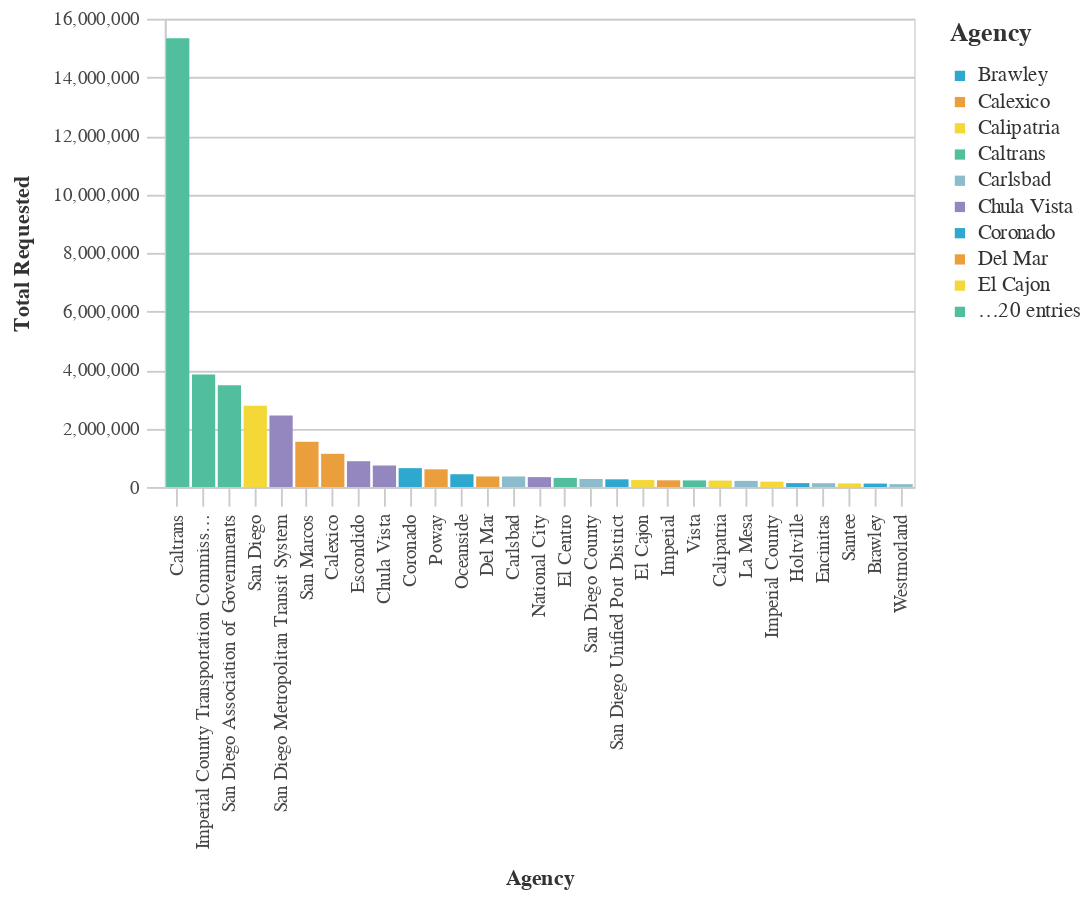

The code cell stored with this chart in its notebook:
### Markdown cell above
### Average Total Requested Funds by Agency ($2021)

### Code cell
#Bar chart Average Total Requested Funds by Agency
chart4=(_dla_utils.basic_bar_chart_no_save((((_dla_utils.calculate_data_all(df, 'adjusted_total_requested', 'primary_agency_name', aggfunc="mean"))
                          >>arrange(-_.adjusted_total_requested)).head(30)
                        ), 'primary_agency_name','adjusted_total_requested', 'primary_agency_name', district
                          
                       ))
    
display(chart4)

### Figure 1 — Vega-Lite specification as saved in the notebook (floating-point values rounded to 4 significant figures)
{"config": {"view": {"continuousWidth": 400, "continuousHeight": 300}, "axis": {"domainColor": "#cbcbcb", "grid": true, "gridColor": "#cbcbcb", "gridWidth": 1, "labelColor": "#474747", "labelFont": "Nunito Sans", "labelFontSize": 10, "labelPadding": 4, "tickColor": "#cbcbcb", "tickSize": 10, "titleColor": "#333", "titleFont": "Raleway", "titleFontSize": 12, "titlePadding": 10}, "axisBand": {"grid": false}, "background": "white", "font": "Raleway", "header": {"labelFont": "Nunito Sans", "titleFont": "Raleway"}, "legend": {"labelColor": "#333", "labelFont": "Nunito Sans", "labelFontSize": 11, "labelLimit": 0, "padding": 1, "symbolSize": 30, "symbolType": "square", "titleColor": "#333", "titleFont": "Raleway", "titleFontSize": 14, "titlePadding": 10}, "title": {"anchor": "middle", "font": "Raleway", "fontSize": 18, "fontWeight": 300, "offset": 20}}, "data": {"name": "data-3cb708342b4ee5bf2a633617df83d764"}, "mark": "bar", "encoding": {"color": {"field": "primary_agency_name", "legend": {"symbolLimit": 10, "title": "Agency"}, "scale": {"range": ["#2EA8CE", "#EB9F3C", "#F4D837", "#51BF9D", "#8CBCCB", "#9487C0"]}, "type": "nominal"}, "tooltip": [{"field": "primary_agency_name", "type": "nominal"}, {"field": "adjusted_total_requested", "type": "quantitative"}], "x": {"field": "primary_agency_name", "sort": "-y", "title": "Agency", "type": "nominal"}, "y": {"field": "adjusted_total_requested", "title": "Total Requested", "type": "quantitative"}}, "height": 250, "width": 400, "$schema": "https://vega.github.io/schema/vega-lite/v4.17.0.json", "datasets": {"data-3cb708342b4ee5bf2a633617df83d764": [{"primary_agency_name": "Caltrans", "adjusted_total_requested": 15330000.0}, {"primary_agency_name": "Imperial County Transportation Commission", "adjusted_total_requested": 3841000.0}, {"primary_agency_name": "San Diego Association of Governments", "adjusted_total_requested": 3478000.0}, {"primary_agency_name": "San Diego", "adjusted_total_requested": 2774000.0}, {"primary_agency_name": "San Diego Metropolitan Transit System", "adjusted_total_requested": 2443000.0}, {"primary_agency_name": "San Marcos", "adjusted_total_requested": 1549000.0}, {"primary_agency_name": "Calexico", "adjusted_total_requested": 1134000.0}, {"primary_agency_name": "Escondido", "adjusted_total_requested": 880100.0}, {"primary_agency_name": "Chula Vista", "adjusted_total_requested": 733900.0}, {"primary_agency_name": "Coronado", "adjusted_total_requested": 643600.0}, {"primary_agency_name": "Poway", "adjusted_total_requested": 603400.0}, {"primary_agency_name": "Oceanside", "adjusted_total_requested": 435700.0}, {"primary_agency_name": "Del Mar", "adjusted_total_requested": 359900.0}, {"primary_agency_name": "Carlsbad", "adjusted_total_requested": 358800.0}, {"primary_agency_name": "National City", "adjusted_total_requested": 336300.0}, {"primary_agency_name": "El Centro", "adjusted_total_requested": 310600.0}, {"primary_agency_name": "San Diego County", "adjusted_total_requested": 273100.0}, {"primary_agency_name": "San Diego Unified Port District", "adjusted_total_requested": 262000.0}, {"primary_agency_name": "El Cajon", "adjusted_total_requested": 236700.0}, {"primary_agency_name": "Imperial", "adjusted_total_requested": 228400.0}, {"primary_agency_name": "Vista", "adjusted_total_requested": 225100.0}, {"primary_agency_name": "Calipatria", "adjusted_total_requested": 219700.0}, {"primary_agency_name": "La Mesa", "adjusted_total_requested": 208200.0}, {"primary_agency_name": "Imperial County", "adjusted_total_requested": 182200.0}, {"primary_agency_name": "Holtville", "adjusted_total_requested": 132500.0}, {"primary_agency_name": "Encinitas", "adjusted_total_requested": 129500.0}, {"primary_agency_name": "Santee", "adjusted_total_requested": 121400.0}, {"primary_agency_name": "Brawley", "adjusted_total_requested": 116300.0}, {"primary_agency_name": "Westmorland", "adjusted_total_requested": 97410.0}]}}
